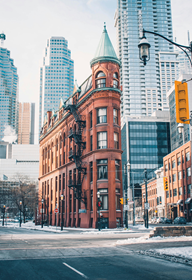
#> input picture img/building.png, 192 x 280 px
$ jupyter execute lesson21_optical_flow.ipynb   (older library calls are emulated)
#> lines starting #> are read from the running program, lines starting #| are printed output that depends on the picture; after the words box and inside, x2 and y2 are one past the last pixel; in counts of white or black regions, pixels touching at a corner belong together
# Bài 21: Luồng quang học và Ước lượng chuyển động (Optical Flow and Motion Estimation)

Luồng quang học (optical flow) ước lượng chuyển động biểu kiến giữa hai khung hình của một video: với mỗi điểm ảnh (hoặc một tập điểm được chọn), một vector 2D $(u, v)$ mô tả nó đã di chuyển tới đâu. Bài này suy ra phương pháp **Lucas-Kanade** kinh điển từ chính tensor cấu trúc đã dùng để phát hiện góc ở Bài 20, đối mặt với **bài toán khẩu độ (aperture problem)** cơ bản, đối chiếu nó với phương pháp **Horn-Schunck** tối ưu toàn cục, và kết thúc bằng luồng dày đặc (dense flow) với phương pháp **Farnebäck**.

[cell 1]
# Download the sample images used in this lesson, if not already present
import os, urllib.request

for _f in ['army10.png', 'army11.png', 'building.png']:
    _path = f"../img/{_f}"
    if not os.path.exists(_path):
        os.makedirs("../img", exist_ok=True)
        urllib.request.urlretrieve(f"https://raw.githubusercontent.com/sbirchfield/sbirchfield.github.io/main/cvintro/img/{_f}", _path)

[cell 2]
import numpy as np
import cv2
import matplotlib.pyplot as plt

## Giả định độ sáng không đổi (The brightness constancy assumption)
Luồng quang học giả định cường độ của một điểm không thay đổi khi nó di chuyển: $I(x, y, t) = I(x+u, y+v, t+1)$. Khai triển Taylor bậc nhất vế phải cho ra **phương trình ràng buộc luồng quang học (optical flow constraint equation)**:

$$I_x u + I_y v + I_t = 0$$

trong đó $I_x, I_y$ là các gradient không gian (Bài 12) và $I_t$ là hiệu cường độ giữa hai khung hình. Đây là **một phương trình với hai ẩn số** (chuyển động $u$ và $v$) tại mỗi điểm ảnh &mdash; tự nó không đủ thông tin để giải ra luồng.

## Bài toán khẩu độ (The aperture problem)
Nhìn qua một cửa sổ nhỏ vào một biên đang di chuyển, chỉ có chuyển động **vuông góc với biên** là nhìn thấy được; chuyển động **dọc theo biên** hoàn toàn không tạo ra thay đổi nào thấy được, nên phép đo cục bộ không thể nhận ra nó. Đây chính là lý do phương trình ràng buộc luồng bị thiếu ràng buộc: nó chỉ ràng buộc thành phần của $(u,v)$ dọc theo hướng gradient $(I_x, I_y)$, để thành phần vuông góc hoàn toàn không bị ràng buộc bởi phương trình đó.

[cell 3]
size = 160
rect_topleft = (50, 60)
rect_w, rect_h = 60, 40

def make_rect_frame(dx=0, dy=0, value=200):
    img = np.zeros((size, size), dtype=np.uint8)
    x0, y0 = rect_topleft[0] + dx, rect_topleft[1] + dy
    cv2.rectangle(img, (x0, y0), (x0 + rect_w, y0 + rect_h), value, -1)
    return img

true_motion = (8, 6)           # right and down
vertical_only_motion = (0, 6)  # same downward shift, but no horizontal component

frame_true = make_rect_frame(*true_motion)
#> in make_rect_frame, `cv2.rectangle(img, (x0, y0), (x0 + rect_w, y0 + rect_h), value, -1)`:
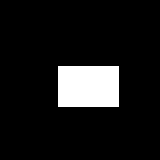
#> img: shape (160, 160); values 0 (black) and 200 (white), 9.8% white; 1 white region, box (x1, y1, x2, y2) and area: (58, 66, 119, 107) 2501
frame_vertical = make_rect_frame(*vertical_only_motion)

# A small aperture window straddling the rectangle's TOP (horizontal) edge, centered well
# away from any corner and comfortably inside the canvas, so there are no border effects.
win_half = 10
wx, wy = rect_topleft[0] + rect_w // 2, rect_topleft[1]

def with_window(img_gray, color=(255, 0, 0)):
    vis = cv2.cvtColor(img_gray, cv2.COLOR_GRAY2RGB)
    cv2.rectangle(vis, (wx - win_half, wy - win_half), (wx + win_half, wy + win_half), color, 1)
    return vis

fig, axes = plt.subplots(1, 2, figsize=(7, 4))
axes[0].imshow(with_window(frame_true))
axes[0].set_title(f'True motion (u,v)={true_motion}\n(right + down)', fontsize=9)
axes[1].imshow(with_window(frame_vertical))
axes[1].set_title(f'Vertical-only motion (u,v)={vertical_only_motion}\n(down only)', fontsize=9)
for ax in axes:
    ax.axis('off')
plt.tight_layout()
plt.show()

window_true = frame_true[wy - win_half:wy + win_half, wx - win_half:wx + win_half]
#> window_true: shape (20, 20); values 0 (black) and 200 (white), 20% white; 1 white region, box (x1, y1, x2, y2) and area: (0, 16, 20, 20) 80
window_vertical = frame_vertical[wy - win_half:wy + win_half, wx - win_half:wx + win_half]
print('inside the red window, the two (different!) motions look pixel-for-pixel identical:',
      np.array_equal(window_true, window_vertical))
#| inside the red window, the two (different!) motions look pixel-for-pixel identical: True

Hai khung hình thực ra thể hiện hai chuyển động toàn cục khác nhau &mdash; một cái di chuyển sang phải và xuống dưới, cái kia chỉ xuống dưới &mdash; vậy mà bên trong cửa sổ đỏ (nằm vắt qua cạnh trên của hình chữ nhật, một biên hoàn toàn nằm ngang) chúng không thể phân biệt được. Thành phần ngang nằm *dọc theo* biên đó, nên nó không để lại dấu vết cục bộ nào; chỉ có thành phần dọc chung, *vuông góc* với biên, là nhìn thấy được. Một phép đo cục bộ tại cửa sổ này thực sự không thể phân biệt hai chuyển động này.

Ảnh động này cho thấy cạnh của hình chữ nhật thực sự di chuyển theo đường chéo — cả thành phần dọc-theo-biên lẫn thành phần vuông góc đều khác không và thay đổi cùng nhau. Cửa sổ màu cam được cố định trên biên; nội dung bị cắt của nó (bên phải) chỉ dịch chuyển theo chiều dọc, không bao giờ theo chiều ngang, bất kể mũi tên chuyển động thực (bên trái) hướng về đâu. Bài toán khẩu độ, nhìn thấy trực tiếp thay vì chỉ được khẳng định.

## Lucas-Kanade: giải bài toán khẩu độ bằng một cửa sổ (Lucas-Kanade: solving the aperture problem with a window)
<a href="../references.html#lucas-kanade-1981">Cách khắc phục của Lucas và Kanade (1981)</a>: giả định luồng $(u,v)$ là **không đổi trên một cửa sổ nhỏ**, rồi kết hợp phương trình ràng buộc luồng từ mọi điểm ảnh trong cửa sổ đó thành một hệ bình phương tối thiểu thừa ràng buộc (overdetermined):

$$\underbrace{\begin{bmatrix}\sum I_x^2 & \sum I_xI_y \\ \sum I_xI_y & \sum I_y^2\end{bmatrix}}_{M}\begin{bmatrix}u\\v\end{bmatrix} = -\begin{bmatrix}\sum I_xI_t\\ \sum I_yI_t\end{bmatrix}$$

$M$ chính xác là tensor cấu trúc ở Bài 20! Đây không phải là trùng hợp: giải hệ này đòi hỏi $M$ khả nghịch, tức là có hai giá trị riêng lớn &mdash; chính là điều kiện "đặc trưng tốt để theo dõi" của Shi-Tomasi. Một vùng phẳng ($M$ gần bằng 0) hoặc một biên (một giá trị riêng nhỏ &mdash; lại là bài toán khẩu độ) cho ra một hệ điều kiện kém hoặc suy biến; một góc cho ra hệ điều kiện tốt. **Các góc theo dõi được vì đúng cùng lý do khiến chúng là góc tốt.**

[cell 4]
rng = np.random.default_rng(0)
frame1 = np.zeros((200, 200), dtype=np.uint8)
for _ in range(20):
    x, y = rng.integers(20, 180, 2)
    radius = rng.integers(5, 15)
    cv2.circle(frame1, (x, y), radius, int(rng.integers(100, 255)), -1)

small_motion = (0.6, 0.4)  # sub-pixel motion, well inside the linear (Taylor) approximation's validity
shift = np.float32([[1, 0, small_motion[0]], [0, 1, small_motion[1]]])
frame2_small = cv2.warpAffine(frame1, shift, (200, 200))

Ix = cv2.Sobel(frame1.astype(np.float64), cv2.CV_64F, 1, 0, ksize=3, scale=1 / 8)
Iy = cv2.Sobel(frame1.astype(np.float64), cv2.CV_64F, 0, 1, ksize=3, scale=1 / 8)
It = frame2_small.astype(np.float64) - frame1.astype(np.float64)


def lucas_kanade_at(x, y, half_win=7):
    x, y = int(round(x)), int(round(y))
    ix = Ix[y - half_win:y + half_win + 1, x - half_win:x + half_win + 1].ravel()
    iy = Iy[y - half_win:y + half_win + 1, x - half_win:x + half_win + 1].ravel()
    it = It[y - half_win:y + half_win + 1, x - half_win:x + half_win + 1].ravel()
    A = np.stack([ix, iy], axis=1)
    solution, *_ = np.linalg.lstsq(A, -it, rcond=None)
    return solution

corners = cv2.goodFeaturesToTrack(frame1, maxCorners=30, qualityLevel=0.1, minDistance=10)
flows = np.array([lucas_kanade_at(p[0][0], p[0][1]) for p in corners])

print(f'true motion:        {small_motion}')
print(f'manual LK estimate: ({flows[:, 0].mean():.3f}, {flows[:, 1].mean():.3f})  (averaged over {len(corners)} corners)')
#| manual LK estimate: (0.605, 0.399)  (averaged over 30 corners)

### Trực quan hóa ảnh, các đặc trưng được theo dõi và chuyển động của chúng (Visualizing the image, the tracked features, and their motion)

[cell 5]
arrow_scale = 15  # true motion here is sub-pixel, so exaggerate the arrows to make them visible

vis_small = cv2.cvtColor(frame1, cv2.COLOR_GRAY2RGB)
for (x, y), (u, v) in zip(corners[:, 0], flows):
    p0 = (int(round(x)), int(round(y)))
    p1 = (int(round(x + u * arrow_scale)), int(round(y + v * arrow_scale)))
    cv2.arrowedLine(vis_small, p0, p1, (255, 0, 0), 1, tipLength=0.3)
    cv2.circle(vis_small, p0, 2, (0, 255, 0), -1)
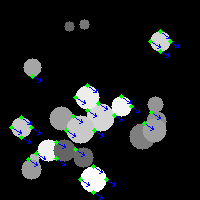
#> vis_small: shape (200, 200, 3); mean B, G, R 30, 29.8, 27.3

plt.imshow(vis_small)
plt.title(f'Corners (green) and estimated motion (red, {arrow_scale}x exaggerated)\ntrue motion = {small_motion}')
plt.axis('off')
plt.show()

### Chuyển động lớn hơn cần lặp (Larger motions need iteration)
Phép giải tuyến tính một lần này dựa vào xấp xỉ Taylor, vốn chỉ đúng với chuyển động nhỏ. Với độ dịch chuyển lớn hơn, cùng cách tiếp cận một lần đó sẽ suy giảm:

[cell 6]
large_motion = (4.0, 3.0)
shift_large = np.float32([[1, 0, large_motion[0]], [0, 1, large_motion[1]]])
frame2_large = cv2.warpAffine(frame1, shift_large, (200, 200))

It_large = frame2_large.astype(np.float64) - frame1.astype(np.float64)
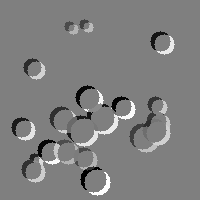
#> It_large: shape (200, 200) float64; min -252, max 252, mean 0; drawn with min black and max white

def lucas_kanade_large(x, y, half_win=7):
    x, y = int(round(x)), int(round(y))
    ix = Ix[y - half_win:y + half_win + 1, x - half_win:x + half_win + 1].ravel()
    iy = Iy[y - half_win:y + half_win + 1, x - half_win:x + half_win + 1].ravel()
    it = It_large[y - half_win:y + half_win + 1, x - half_win:x + half_win + 1].ravel()
    A = np.stack([ix, iy], axis=1)
    solution, *_ = np.linalg.lstsq(A, -it, rcond=None)
    return solution

flows_large_manual = np.array([lucas_kanade_large(p[0][0], p[0][1]) for p in corners])
#> in lucas_kanade_large, `it = It_large[y - half_win:y + half_win + 1, x - half_win:x + half_win..`: it = 225 values, max 237 at index 8, min -213 at index 132, mean 30.63
#> in lucas_kanade_large, `solution, *_ = np.linalg.lstsq(A, -it, rcond=None)`: solution = [1.02, -0.163]
#> flows_large_manual = 30 pairs, first value -0.0643 to 1.55, second value -0.163 to 1.23

next_pts, status, _ = cv2.calcOpticalFlowPyrLK(frame1, frame2_large, corners, None, winSize=(15, 15), maxLevel=2)
#> next_pts = 30 rows, first 8: [102, 106], [91, 113], [118, 118], [40, 156], [98, 133], [77, 119], [70, 133], [155, 115]; status = 30 values from 1 to 1
cv_flow = (next_pts - corners).reshape(-1, 2)[status.ravel() == 1]
#> cv_flow = 30 pairs, first value 4 to 4, second value 3 to 3

print(f'true motion:                          {large_motion}')
print(f'single-shot manual LK estimate:       ({flows_large_manual[:, 0].mean():.3f}, {flows_large_manual[:, 1].mean():.3f})  <- degraded')
#| single-shot manual LK estimate:       (0.846, 0.690)  <- degraded
print(f'cv2.calcOpticalFlowPyrLK estimate:    ({cv_flow[:, 0].mean():.3f}, {cv_flow[:, 1].mean():.3f})  <- accurate')
#| cv2.calcOpticalFlowPyrLK estimate:    (4.000, 3.000)  <- accurate

`calcOpticalFlowPyrLK` của OpenCV xử lý chuyển động lớn bằng cách chạy Lucas-Kanade **lặp đi lặp lại** (biến dạng lại và tuyến tính hóa lại cho đến khi hội tụ) trên một **kim tự tháp ảnh** (Bài 11) &mdash; ước lượng thô trên một phiên bản nhỏ, mờ của ảnh trước, rồi tinh chỉnh từng tầng. Sự kết hợp này cho phép nó khôi phục chính xác các chuyển động lớn dù phép xấp xỉ tuyến tính bên dưới chỉ đúng cục bộ, mỗi lần một bước nhỏ.

### Trực quan hóa các vector luồng thưa (Visualizing sparse flow vectors)
Mỗi góc được theo dõi được vẽ thành một chấm xanh lục tại vị trí của nó trong khung hình đầu tiên, với một mũi tên đỏ chỉ tới nơi Lucas-Kanade tìm thấy nó trong khung hình thứ hai (mũi tên được phóng đại 3 lần vì chuyển động thực ở đây chỉ vài điểm ảnh).

[cell 7]
arrow_scale = 3  # exaggerate the arrows a bit so they're easier to see

vis = cv2.cvtColor(frame1, cv2.COLOR_GRAY2RGB)
for (p0,), (p1,), ok in zip(corners, next_pts, status.ravel()):
    if not ok:
        continue
    p0 = p0.astype(int)
    p1_exaggerated = np.round(p0 + (p1 - p0) * arrow_scale).astype(int)
    cv2.arrowedLine(vis, tuple(p0), tuple(p1_exaggerated), (255, 0, 0), 1, tipLength=0.3)
    cv2.circle(vis, tuple(p0), 2, (0, 255, 0), -1)
#> this loop made 30 passes
#> (p0, p1, p1_exaggerated) on passes 1 to 8: ([98, 103], [102, 106], [110, 112]), ([87, 110], [91, 113], [99, 119]), ([114, 115], [118, 118], [126, 124]), ([36, 153], [40, 156], [48, 162]), ([94, 130], [98, 133], [106, 139]), ([73, 116], [77, 119], [85, 125]), ([66, 130], [70, 133], [78, 139]), ([151, 112], [155, 115], [163, 121])
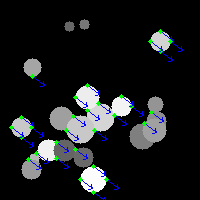
#> vis: shape (200, 200, 3); mean B, G, R 30.7, 29.5, 27.1

plt.imshow(vis)
plt.title(f'Tracked corners, true motion = {large_motion} (arrows {arrow_scale}x exaggerated)')
plt.axis('off')
plt.show()

### Theo dõi điểm qua một đoạn video ngắn (Tracking points through a short video)
Để thấy Lucas-Kanade chạy qua nhiều hơn hai khung hình, ta tạo một chuỗi tổng hợp ngắn bằng cách liên tục biến dạng một bức ảnh tĩnh duy nhất với một phép biến đổi affine thay đổi mượt mà (một chút lia, xoay và phóng to mỗi khung hình) &mdash; mô phỏng một camera đang di chuyển. Các góc Shi-Tomasi được phát hiện một lần trên khung hình 0, rồi được theo dõi từ khung hình này sang khung hình khác bằng `cv2.calcOpticalFlowPyrLK`, nối đầu ra của mỗi khung hình thành đầu vào của khung hình tiếp theo.

[cell 8]
building = cv2.imread('../img/building.png', cv2.IMREAD_GRAYSCALE)
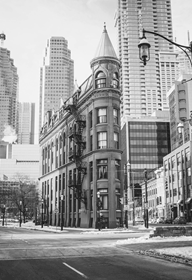
#> building: shape (280, 192); min 0, max 255, mean 154.5
h, w = building.shape
center = (w / 2, h / 2)

# A short synthetic "video": warp the one real photo with a smoothly changing
# affine transform per frame, simulating a panning, slightly zooming camera.
n_frames = 14
video = []
for t in range(n_frames):
    M = cv2.getRotationMatrix2D(center, angle=1.1 * t, scale=1.0 - 0.006 * t)
    M[0, 2] += 1.8 * t
    M[1, 2] += 1.0 * t
    video.append(cv2.warpAffine(building, M, (w, h), borderMode=cv2.BORDER_REPLICATE))
#> this loop made 14 passes
#> after the loop, video = 14 items

# Detect once on frame 0, then chain cv2.calcOpticalFlowPyrLK frame-to-frame.
pts = cv2.goodFeaturesToTrack(video[0], maxCorners=25, qualityLevel=0.1, minDistance=12)
#> pts = 25 rows, first 8: [61, 229], [149, 222], [3, 219], [146, 56], [162, 65], [56, 176], [22, 222], [42, 226]
lk_params = dict(winSize=(15, 15), maxLevel=3,
                  criteria=(cv2.TERM_CRITERIA_EPS | cv2.TERM_CRITERIA_COUNT, 30, 0.01))
#> lk_params = {'winSize': (15, 15), 'maxLevel': 3, 'criteria': (3, 30, 0.01)}

prev_pts = pts
#> prev_pts has the same summary as pts
for t in range(1, n_frames):
    prev_pts, status, _ = cv2.calcOpticalFlowPyrLK(video[t - 1], video[t], prev_pts, None, **lk_params)
#> after the loop, prev_pts = 25 rows, first 8: [107.5, 240.6], [185.4, 213.9], [54.4, 244.6], [145.5, 66.86], [161.4, 71.3], [92.5, 194.3], [71.69, 243.3], [90.41, 242.1]

print(f'{len(pts)} corners detected on frame 0, {int(status.sum())} still tracked by frame {n_frames}')
#| 25 corners detected on frame 0, 24 still tracked by frame 14

Ảnh động này phát chuỗi trên từng khung hình, vẽ quỹ đạo tích lũy của mỗi điểm được theo dõi trong quá trình chạy &mdash; cùng lệnh gọi `cv2.calcOpticalFlowPyrLK` ở trên, chạy trên một bức ảnh thật thay vì một mẫu thử tổng hợp. Các điểm trên góc mạnh (khung cửa sổ, đường mái nhà) tồn tại suốt cả chuỗi; một vài điểm trôi sang các kết cấu yếu hoặc lặp lại và bị loại bỏ khi bộ theo dõi mất độ tin cậy.

## Horn-Schunck: một phương án toàn cục thay cho luồng theo cửa sổ (Horn-Schunck: a global alternative to windowed flow)
Cửa sổ của Lucas-Kanade là một giả định trơn *cục bộ*: luồng không đổi trên một vùng lân cận nhỏ, được ước lượng độc lập tại mỗi điểm. Cùng năm đó, <a href="../references.html#horn-schunck-1981">Horn và Schunck (1981)</a> đề xuất một phương án *toàn cục*: thay vì nhiều phép giải độc lập trên từng cửa sổ, cực tiểu hóa một hàm năng lượng duy nhất trên toàn ảnh cùng lúc, đánh đổi giữa mức độ luồng thỏa mãn phương trình ràng buộc luồng quang học và mức độ luồng thay đổi mượt mà giữa các điểm ảnh lân cận:

$$E(u,v) = \sum_{x,y} \underbrace{(I_x u + I_y v + I_t)^2}_{\text{data term}} \;+\; \alpha^2 \underbrace{\left(\|\nabla u\|^2 + \|\nabla v\|^2\right)}_{\text{smoothness term}}$$

Số hạng trơn (smoothness term) là thứ làm cho phương pháp này mang tính toàn cục: nó ràng buộc luồng của mỗi điểm ảnh với luồng của các lân cận, nên việc cực tiểu hóa $E$ (ví dụ bằng các cập nhật lặp Gauss-Seidel) cho phép các ước lượng luồng đáng tin cậy gần biên *lan truyền* vào các vùng phẳng, không có kết cấu, vốn không có thông tin cục bộ nào của riêng chúng &mdash; chính là kiểu thất bại mà bài toán khẩu độ gây ra ở mức tồi tệ nhất.

[cell 9]
hs_img1 = np.zeros((120, 120), dtype=np.uint8)
cv2.rectangle(hs_img1, (40, 40), (80, 80), 200, -1)  # one textured square, otherwise flat
#> hs_img1: shape (120, 120); values 0 (black) and 200 (white), 11.7% white; 1 white region, box (x1, y1, x2, y2) and area: (40, 40, 81, 81) 1681
hs_true_motion = (3.0, 2.0)
hs_shift = np.float32([[1, 0, hs_true_motion[0]], [0, 1, hs_true_motion[1]]])
hs_img2 = cv2.warpAffine(hs_img1, hs_shift, (120, 120))
#> hs_img2: shape (120, 120); values 0 (black) and 200 (white), 11.7% white; 1 white region, box (x1, y1, x2, y2) and area: (43, 42, 84, 83) 1681

def horn_schunck(I1, I2, alpha=5.0, n_iters=100):
    Ix = cv2.Sobel(I1.astype(np.float64), cv2.CV_64F, 1, 0, ksize=3, scale=1 / 8)
    Iy = cv2.Sobel(I1.astype(np.float64), cv2.CV_64F, 0, 1, ksize=3, scale=1 / 8)
    It = I2.astype(np.float64) - I1.astype(np.float64)
    u, v = np.zeros_like(Ix), np.zeros_like(Ix)
    neighbor_avg = np.array([[0, 1, 0], [1, 0, 1], [0, 1, 0]], dtype=np.float64) / 4.0
    for _ in range(n_iters):
        u_avg, v_avg = cv2.filter2D(u, -1, neighbor_avg), cv2.filter2D(v, -1, neighbor_avg)
        correction = (Ix * u_avg + Iy * v_avg + It) / (alpha ** 2 + Ix ** 2 + Iy ** 2)
        u, v = u_avg - Ix * correction, v_avg - Iy * correction
    return u, v

fig, axes = plt.subplots(1, 3, figsize=(10, 3.5))
for ax, n_iters in zip(axes, [1, 20, 200]):
    u, v = horn_schunck(hs_img1, hs_img2, n_iters=n_iters)
    magnitude = np.hypot(u, v)
    im = ax.imshow(magnitude, cmap='viridis', vmin=0, vmax=np.hypot(*hs_true_motion))
    ax.set_title(f'{n_iters} iterations', fontsize=9)
    ax.axis('off')
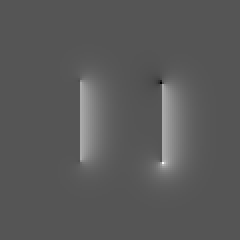
#> u: shape (120, 120) float64 (shown 2 times larger); min -2, max 3.96, mean 0.107; drawn with min black and max white
plt.suptitle(f'Flow magnitude spreading outward from the square (true motion = {hs_true_motion})')
plt.tight_layout()
plt.show()

Chỉ sau 1 vòng lặp, luồng chỉ khác không ngay tại các cạnh của hình vuông, nơi có thông tin gradient cục bộ; đến 200 vòng lặp, vầng sáng đó đã lan rộng ra khỏi các cạnh vào vùng phẳng xung quanh, dù vẫn còn xa mới đến được mọi điểm ảnh &mdash; một bộ giải thực tế sẽ chạy nhiều vòng lặp hơn nữa (hoặc dùng kim tự tháp, cùng mẹo mà Lucas-Kanade dùng cho chuyển động lớn) để hội tụ ở mọi nơi. Ngay cả sự lan truyền một phần này đã cho thấy cơ chế đang hoạt động: tính trơn lan truyền thông tin vào các vùng không có số hạng dữ liệu của riêng chúng.

## Phương pháp Farnebäck cho luồng quang học dày đặc (Farnebäck's method for dense optical flow)
Phép tối ưu toàn cục của Horn-Schunck thanh lịch nhưng tốn kém và hội tụ chậm; với luồng dày đặc (mọi điểm ảnh), <a href="../references.html#farneback-2003">phương pháp Farnebäck (2003)</a> &mdash; được cung cấp dưới dạng `cv2.calcOpticalFlowFarneback` &mdash; là một phương pháp mới hơn (nhưng vẫn mang tính cổ điển). Nó vẫn cục bộ, giống Lucas-Kanade, nhưng bỏ giả định luồng-không-đổi-trong-cửa-sổ, thay vào đó xấp xỉ cục bộ mỗi vùng lân cận bằng một đa thức và so sánh các khai triển đa thức giữa các khung hình.

Để trực quan hóa một trường luồng dày đặc, vector $(u, v)$ của mỗi điểm ảnh được mã hóa màu thành một điểm ảnh HSV: **sắc độ mã hóa hướng** (góc quanh bánh xe màu) và **độ sáng (giá trị) mã hóa tốc độ** (độ lớn) &mdash; chuyển động nhanh thì sáng, chuyển động chậm thì tối, và mỗi hướng cụ thể (trái, lên-phải, v.v.) ánh xạ tới một màu cụ thể. Trên một video thật có các vật thể chuyển động độc lập, cách mã hóa màu này ngay lập tức tách các chuyển động khác nhau chỉ trong một cái nhìn &mdash; chính vì vậy nó là cách chuẩn để trực quan hóa trường luồng dày đặc.

[cell 10]
def flow_to_color(flow):
    magnitude, angle = cv2.cartToPolar(flow[..., 0], flow[..., 1])
    hsv = np.zeros(flow.shape[:2] + (3,), dtype=np.uint8)
    hsv[..., 0] = angle * 180 / np.pi / 2       # hue = direction
    hsv[..., 1] = 255                            # full saturation
    hsv[..., 2] = cv2.normalize(magnitude, None, 0, 255, cv2.NORM_MINMAX)  # value = speed
    return cv2.cvtColor(hsv, cv2.COLOR_HSV2RGB)

### Một video thật: chuỗi Army (A real video: the Army sequence)
Bây giờ hãy xét một cặp khung hình từ bộ đánh giá chuẩn (benchmark) Middlebury, hiển thị bên dưới. Luân phiên giữa hai khung hình giúp dễ dàng nhìn thấy trực tiếp chuyển động &mdash; hãy quan sát những người lính đồ chơi, quả bóng và nền dịch chuyển khác nhau thế nào.

Tính luồng quang học trên cặp khung hình này bằng Farnebäck và &mdash; để so sánh &mdash; một phương pháp dựa trên học sâu xếp hạng hàng đầu.

[cell 11]
im1 = cv2.imread('../img/army10.png', cv2.IMREAD_GRAYSCALE)
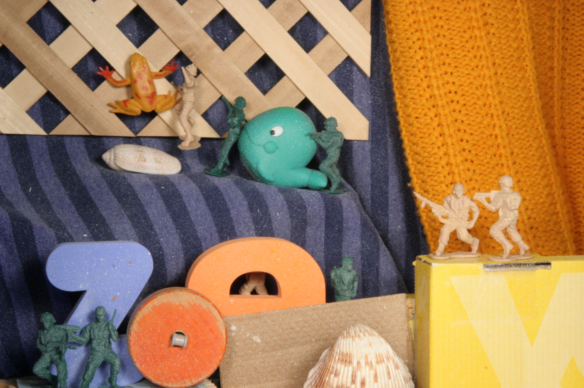
#> input picture img/army10.png, 584 x 388 px
im2 = cv2.imread('../img/army11.png', cv2.IMREAD_GRAYSCALE)
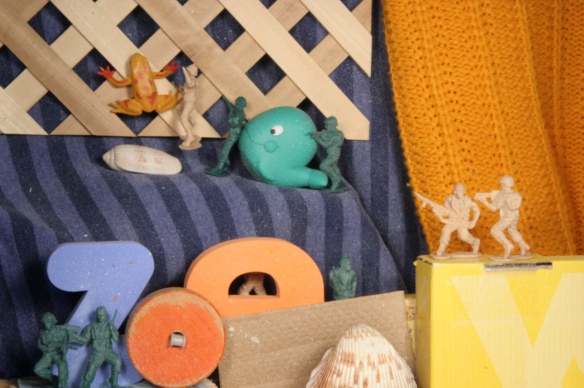
#> input picture img/army11.png, 584 x 388 px
imflow = cv2.calcOpticalFlowFarneback(im1, im2, None, pyr_scale=0.5, levels=3,
                                     winsize=30, iterations=3, poly_n=5, poly_sigma=1.2, flags=0)

army_sota = cv2.cvtColor(cv2.imread('../img/army_sota_flow.jpg'), cv2.COLOR_BGR2RGB)
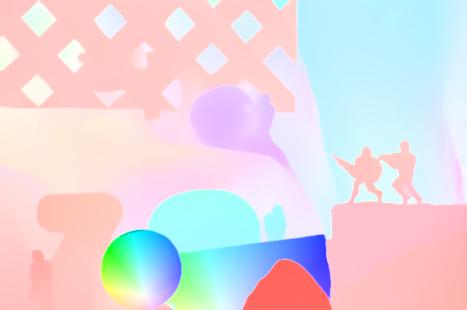
#> input picture img/army_sota_flow.jpg, 467 x 310 px

fig, axes = plt.subplots(1, 3, figsize=(10.5, 3.8))
axes[0].imshow(im1, cmap='gray')
axes[0].set_title('Frame 1')
axes[1].imshow(flow_to_color(imflow))
#> in flow_to_color, `return cv2.cvtColor(hsv, cv2.COLOR_HSV2RGB)`:
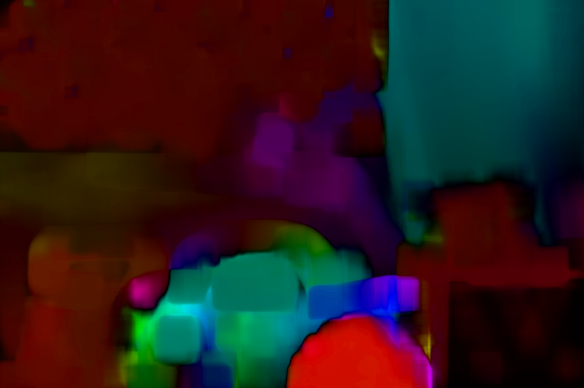
#> returned value: shape (388, 584, 3); mean R, G, B 44.2, 27.2, 29.1
axes[1].set_title('Farnebäck (classical)')
axes[2].imshow(army_sota)
axes[2].set_title('Top Middlebury benchmark method')
for ax in axes:
    ax.axis('off')
plt.tight_layout()
plt.show()
